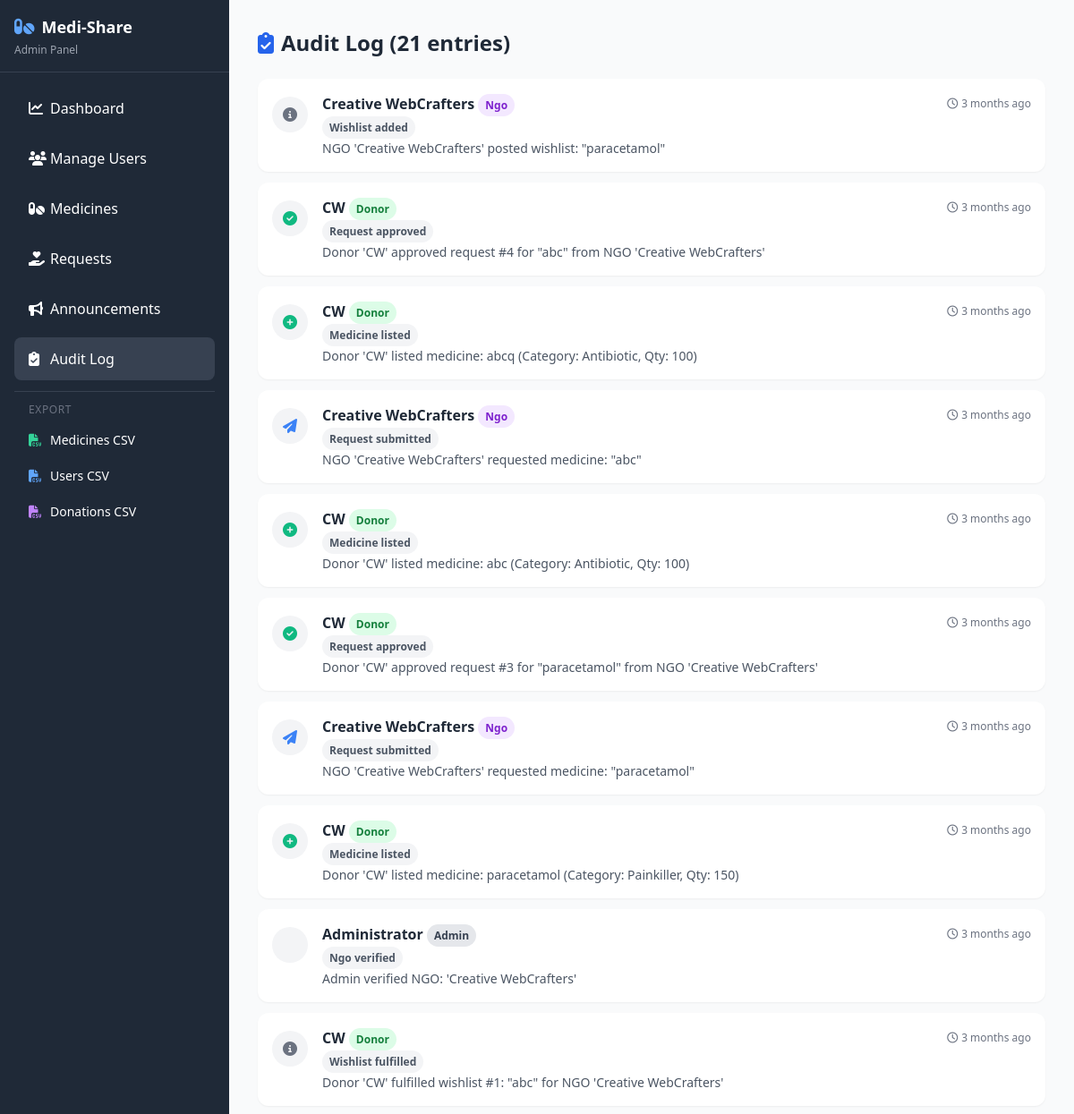
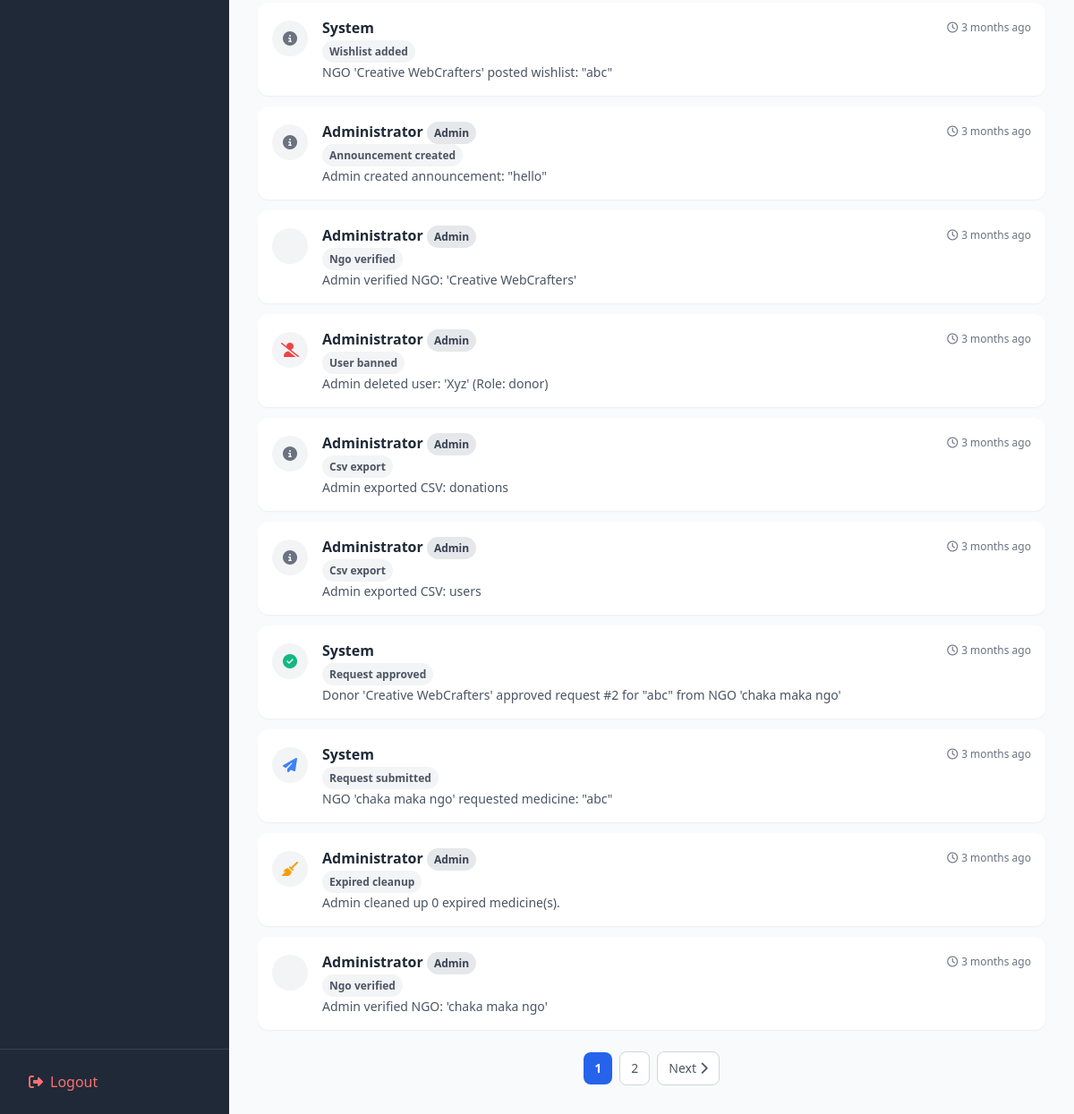
/admin/admin_audit.php (signed in), run on the app's committed database (2 pictures, top to bottom).
### tables this page shows
CREATE TABLE `audit_log` (
  `id` int(11) NOT NULL,
  `user_id` int(11) DEFAULT NULL,
  `action` varchar(100) NOT NULL,
  `details` text NOT NULL,
  `created_at` timestamp NOT NULL DEFAULT current_timestamp()
);

CREATE TABLE `users` (
  `user_id` int(11) NOT NULL,
  `full_name` varchar(100) NOT NULL,
  `email` varchar(100) NOT NULL,
  `password` varchar(255) NOT NULL,
  `role` enum('donor','ngo','admin') DEFAULT 'donor',
  `contact_number` varchar(15) NOT NULL,
  `phone` varchar(20) DEFAULT NULL,
  `address` text NOT NULL,
  `is_verified` tinyint(4) NOT NULL DEFAULT 0,
  `created_at` timestamp NOT NULL DEFAULT current_timestamp()
);

### admin/admin_audit.php (the view, shortened to what this page needs)
<?php
require_once '../db.php';
require_once '../helpers.php';
$per_page = 20;
$total = (int)$pdo->query("SELECT COUNT(*) as cnt FROM audit_log")->fetch()['cnt'];
$total_pages = max(1, ceil($total / $per_page));
$current_pg = max(1, min((int)($_GET['page'] ?? 1), $total_pages));
$offset = ($current_pg - 1) * $per_page;
$logs = $pdo->query("SELECT a.id, a.action, a.details, a.created_at, u.full_name, u.role
                     FROM audit_log a LEFT JOIN users u ON a.user_id = u.user_id
                     ORDER BY a.created_at DESC LIMIT $per_page OFFSET $offset")->fetchAll();
?>
<!DOCTYPE html>
<html lang="en">
<head>
    <script src="https://cdn.tailwindcss.com"></script>
    <link rel="stylesheet" href="https://cdnjs.cloudflare.com/ajax/libs/font-awesome/6.4.0/css/all.min.css">
</head>
<body class="bg-gray-50">
    <?php include 'admin_sidebar.php'; ?>
        <main class="flex-1 min-h-screen p-4 md:p-8">
            <h1 class="text-2xl font-bold text-gray-800 mb-6">
                <i class="fa-solid fa-clipboard-check text-blue-600 mr-2"></i>Audit Log (<?php echo $total; ?> entries)
            </h1>
            <?php if (count($logs) > 0): ?>
                <div class="space-y-3">
                    <?php foreach ($logs as $log): ?>
                        <?php
                        $action_icons = [
                            'medicine_listed' => 'fa-plus-circle text-emerald-500',
                            'request_submitted' => 'fa-paper-plane text-blue-500',
                            'request_approved' => 'fa-check-circle text-emerald-500',
                            'request_rejected' => 'fa-times-circle text-red-500',
                            'ngo_verified' => 'fa-shield-check text-emerald-500',
                            'ngo_revoked' => 'fa-ban text-amber-500',
                            'medicine_deleted' => 'fa-trash text-red-500',
                            'user_banned' => 'fa-user-slash text-red-500',
                            'expired_cleanup' => 'fa-broom text-amber-500',
                        ];
                        $icon = $action_icons[$log['action']] ?? 'fa-circle-info text-gray-500';
                        ?>
                        <div class="bg-white rounded-xl shadow-sm p-4 flex items-start space-x-4">
                            <div class="w-10 h-10 rounded-full bg-gray-100 flex items-center justify-center flex-shrink-0 mt-1">
                                <i class="fa-solid <?php echo $icon; ?>"></i>
                            </div>
                            <div class="flex-1 min-w-0">
                                <div class="flex flex-col sm:flex-row sm:items-center sm:justify-between gap-1">
                                    <div>
                                        <span class="font-semibold text-gray-800"><?php echo sanitize_output($log['full_name'] ?? 'System'); ?></span>
                                        <?php if ($log['role']): ?>
                                            <?php echo render_status_badge($log['role']); ?>
                                        <?php endif; ?>
                                    </div>
                                    <span class="text-xs text-gray-500"><i class="fa-regular fa-clock mr-1"></i><?php echo time_ago($log['created_at']); ?></span>
                                </div>
                                <p class="text-sm font-medium text-gray-700 mt-1"><?php echo render_status_badge($log['action']); ?></p>
                                <p class="text-sm text-gray-600 mt-1"><?php echo sanitize_output($log['details']); ?></p>
                            </div>
                        </div>
                    <?php endforeach; ?>
                </div>
                <?php render_pagination($current_pg, $total_pages, 'admin_audit.php'); ?>
            <?php endif; ?>
        </main>
    </div>
</body>
</html>

### helpers.php (shortened to what this page needs)
<?php
function sanitize_output($data) {
    return htmlspecialchars((string)$data, ENT_QUOTES, 'UTF-8');
}
    if (!empty($success)): ?>
    <?php endif;
function render_status_badge($status) {
    $status_lower = strtolower(trim($status));
    $colors = [
        'available'  => 'bg-emerald-100 text-emerald-700',
        'requested'  => 'bg-blue-100 text-blue-700',
        'donated'    => 'bg-gray-200 text-gray-600',
        'pending'    => 'bg-amber-100 text-amber-700',
        'approved'   => 'bg-emerald-100 text-emerald-700',
        'rejected'   => 'bg-red-100 text-red-700',
        'verified'   => 'bg-emerald-100 text-emerald-700',
        'unverified' => 'bg-amber-100 text-amber-700',
        'donor'      => 'bg-green-100 text-green-700',
        'ngo'        => 'bg-purple-100 text-purple-700',
        'admin'      => 'bg-gray-200 text-gray-700',
        'open'       => 'bg-blue-100 text-blue-700',
        'fulfilled'  => 'bg-emerald-100 text-emerald-700',
        'withdrawn'  => 'bg-gray-200 text-gray-500',
    ];
    $class = $colors[$status_lower] ?? 'bg-gray-100 text-gray-600';
    $label = ucfirst(str_replace('_', ' ', $status_lower));
    return '<span class="px-2 py-1 ' . $class . ' text-xs font-semibold rounded-full">' . sanitize_output($label) . '</span>';
}
function time_ago($datetime) {
    $timezone = new DateTimeZone('Asia/Kolkata');
    $now = new DateTime('now', $timezone);
    $then = new DateTime($datetime, $timezone);
    $diff = $now->diff($then);
    if ($diff->m > 0) return $diff->m . ' month' . ($diff->m > 1 ? 's' : '') . ' ago';
    return 'Just now';
}
    ?>
    <?php
function render_pagination($current_page, $total_pages, $base_url, $page_param = 'page') {
    $sep = (strpos($base_url, '?') !== false) ? '&' : '?';
    echo '<div class="flex items-center justify-center space-x-2 mt-6">';
    $start = max(1, $current_page - 2);
    $end = min($total_pages, $current_page + 2);
    for ($i = $start; $i <= $end; $i++) {
        if ($i == $current_page) {
            echo '<span class="px-3 py-2 bg-blue-600 text-white rounded-lg text-sm font-semibold">' . $i . '</span>';
        } else {
            echo '<a href="' . $base_url . $sep . $page_param . '=' . $i . '" class="px-3 py-2 bg-white border border-gray-300 rounded-lg text-gray-600 hover:bg-gray-50 text-sm">' . $i . '</a>';
        }
    }
    if ($current_page < $total_pages) {
        echo '<a href="' . $base_url . $sep . $page_param . '=' . ($current_page + 1) . '" class="px-3 py-2 bg-white border border-gray-300 rounded-lg text-gray-600 hover:bg-gray-50 text-sm">Next<i class="fa-solid fa-chevron-right ml-1"></i></a>';
    }
    echo '</div>';
}

### data on the page
audit_log: user.full_name "Creative WebCrafters", user.role "Ngo Wishlist added", created_at "3 months ago", details "NGO 'Creative WebCrafters' posted wishlist: \"paracetamol\""
audit_log: user.full_name "CW", user.role "Donor Request approved", created_at "3 months ago", details "Donor 'CW' approved request #4 for \"abc\" from NGO 'Creative WebCrafters'"
audit_log: user.full_name "CW", user.role "Donor Medicine listed", created_at "3 months ago", details "Donor 'CW' listed medicine: abcq (Category: Antibiotic, Qty: 100)"
audit_log: user.full_name "Creative WebCrafters", user.role "Ngo Request submitted", created_at "3 months ago", details "NGO 'Creative WebCrafters' requested medicine: \"abc\""
audit_log: user.full_name "CW", user.role "Donor Medicine listed", created_at "3 months ago", details "Donor 'CW' listed medicine: abc (Category: Antibiotic, Qty: 100)"
audit_log: user.full_name "CW", user.role "Donor Request approved", created_at "3 months ago", details "Donor 'CW' approved request #3 for \"paracetamol\" from NGO 'Creative WebCrafters'"
audit_log: user.full_name "Creative WebCrafters", user.role "Ngo Request submitted", created_at "3 months ago", details "NGO 'Creative WebCrafters' requested medicine: \"paracetamol\""
audit_log: user.full_name "CW", user.role "Donor Medicine listed", created_at "3 months ago", details "Donor 'CW' listed medicine: paracetamol (Category: Painkiller, Qty: 150)"
audit_log: user.full_name "Administrator", user.role "Admin Ngo verified", created_at "3 months ago", details "Admin verified NGO: 'Creative WebCrafters'"
audit_log: user.full_name "CW", user.role "Donor Wishlist fulfilled", created_at "3 months ago", details "Donor 'CW' fulfilled wishlist #1: \"abc\" for NGO 'Creative WebCrafters'"
audit_log: full_name "System", created_at "3 months ago", action "Wishlist added", details "NGO 'Creative WebCrafters' posted wishlist: \"abc\""
audit_log: user.full_name "Administrator", user.role "Admin Announcement created", created_at "3 months ago", details "Admin created announcement: \"hello\""
audit_log: user.full_name "Administrator", user.role "Admin Ngo verified", created_at "3 months ago", details "Admin verified NGO: 'Creative WebCrafters'"
audit_log: user.full_name "Administrator", user.role "Admin User banned", created_at "3 months ago", details "Admin deleted user: 'Xyz' (Role: donor)"
audit_log: user.full_name "Administrator", user.role "Admin Csv export", created_at "3 months ago", details "Admin exported CSV: donations"
audit_log: user.full_name "Administrator", user.role "Admin Csv export", created_at "3 months ago", details "Admin exported CSV: users"
audit_log: full_name "System", created_at "3 months ago", action "Request approved", details "Donor 'Creative WebCrafters' approved request #2 for \"abc\" from NGO 'chaka maka ngo'"
audit_log: full_name "System", created_at "3 months ago", action "Request submitted", details "NGO 'chaka maka ngo' requested medicine: \"abc\""
audit_log: user.full_name "Administrator", user.role "Admin Expired cleanup", created_at "3 months ago", details "Admin cleaned up 0 expired medicine(s)."
audit_log: user.full_name "Administrator", user.role "Admin Ngo verified", created_at "3 months ago", details "Admin verified NGO: 'chaka maka ngo'"

### other printed values
$total "21"
